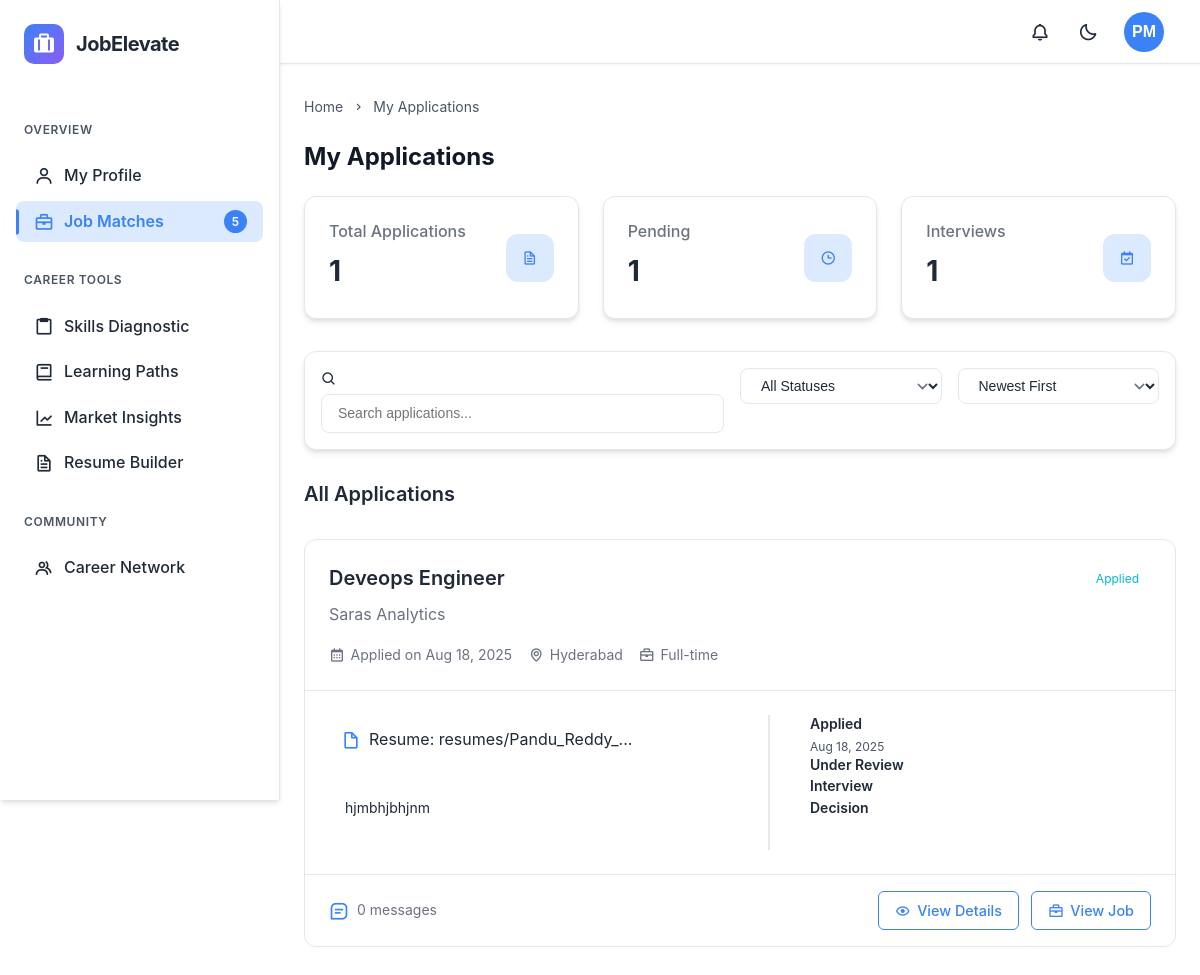
Screenshot of /jobs/applications/ (signed in) with the database file from the repository.
### recruiter/models.py (models this page shows, shortened)
class Application(models.Model):
    APPLICATION_STATUS_CHOICES = [
        ('Applied', 'Applied'),
        ('Shortlisted', 'Shortlisted'),
        ('Rejected', 'Rejected'),
        ('Interview', 'Interview'),
        ('Offered', 'Offered'),
        ('Hired', 'Hired'),
    ]
    job = models.ForeignKey(
        Job,
        on_delete=models.CASCADE,
        related_name='applications'
    )
    applicant = models.ForeignKey(
        settings.AUTH_USER_MODEL,
        on_delete=models.CASCADE,
        related_name='applications',
        limit_choices_to={'user_type__in': ['student', 'professional']}
    )
    status = models.CharField(
        _('application status'),
        max_length=20,
        choices=APPLICATION_STATUS_CHOICES,
        default='Applied'
    )
    match_score = models.IntegerField(_('match score'), default=0)
    cover_letter = models.TextField(_('cover letter'), blank=True, null=True)
    resume = models.FileField(_('resume'), upload_to='resumes/', blank=True, null=True)
    applied_at = models.DateTimeField(auto_now_add=True)
    updated_at = models.DateTimeField(auto_now=True)
    class Meta:
        ordering = ['-applied_at']
        unique_together = ('job', 'applicant')
        verbose_name = _('application')
        verbose_name_plural = _('applications')

class Job(models.Model):
    JOB_STATUS_CHOICES = [
        ('Open', 'Open'),
        ('Closed', 'Closed'),
        ('Paused', 'Paused'),
        ('Filled', 'Filled'),
    ]
    JOB_TYPE_CHOICES = [
        ('Full-time', 'Full-time'),
        ('Part-time', 'Part-time'),
        ('Internship', 'Internship'),
        ('Remote', 'Remote'),
        ('Contract', 'Contract'),
        ('Freelance', 'Freelance'),
    ]
    title = models.CharField(_('job title'), max_length=255)
    company = models.CharField(_('company'), max_length=255)
    location = models.CharField(_('location'), max_length=255)
    job_type = models.CharField(_('job type'), max_length=50, choices=JOB_TYPE_CHOICES)
    salary = models.CharField(_('salary range'), max_length=100, blank=True, null=True)
    experience = models.IntegerField(_('experience required (years)'), default=0)
    description = models.TextField(_('job description'))
    requirements = models.TextField(_('job requirements'), blank=True, null=True)
    status = models.CharField(_('job status'), max_length=10, choices=JOB_STATUS_CHOICES, default='Open')
    skills = models.JSONField(_('required skills'), default=list)
    created_at = models.DateTimeField(auto_now_add=True)
    updated_at = models.DateTimeField(auto_now=True)
    posted_by = models.ForeignKey(
        settings.AUTH_USER_MODEL,
        on_delete=models.CASCADE,
        related_name='posted_jobs',
        limit_choices_to={'user_type': 'recruiter'}
    )
    class Meta:
        ordering = ['-created_at']
        verbose_name = _('job')
        verbose_name_plural = _('jobs')

### jobs/views.py (the view)
# urls.py: path('applications/', views.my_applications, name='my_applications'),
@login_required
def my_applications(request):
    applications = Application.objects.filter(applicant=request.user).order_by('-applied_at')
    context = {
        'applications': applications,
    }
    return render(request, 'jobs/my_applications.html', context)

### accounts/models.py (called while the page is built)
    def get_skills_list(self):
        return [skill.strip() for skill in self.technical_skills.split(',')] if self.technical_skills else []

### backend/context_processors.py (called while the page is built)
def user_initials(request):
    if request.user.is_authenticated:
        full_name = request.user.full_name.strip() if request.user.full_name else ""
        name_parts = full_name.split()
        if len(name_parts) >= 2:
            initials = name_parts[0][0].upper() + name_parts[-1][0].upper()
        elif len(name_parts) == 1:
            initials = name_parts[0][0].upper()
        else:
            initials = "US"
    else:
        initials = "US"
    return {
        'user_initials': initials
    }

### dashboard/context_processors.py (called while the page is built)
def dashboard_context(request):
    context = {}
    if request.user.is_authenticated:
        user = request.user
        full_name = user.full_name.strip() if user.full_name else ""
        name_parts = full_name.split()
        if len(name_parts) >= 2:
            initials = name_parts[0][0].upper() + name_parts[-1][0].upper()
        elif len(name_parts) == 1:
            initials = name_parts[0][0].upper()
        else:
            initials = "US"
        job_match_count = user.get_job_matches_count()
        context.update({
            'user_initials': initials,
            'job_match_count': job_match_count,
        })
    return context

### jobs/templates/jobs/my_applications.html (shortened to what this page needs)
{% extends 'dashboard/base.html' %}
{% load static %}
{% block content %}
<div class="breadcrumb">
    <div class="breadcrumb-item">
        <a href="{% url 'dashboard:home' %}" class="breadcrumb-link">Home</a>
        <i class='bx bx-chevron-right'></i>
    </div>
    <div class="breadcrumb-item">
        <span>My Applications</span>
    </div>
</div>
<div class="page-content-header">
    <h1 class="page-title">My Applications</h1>
</div>
<div class="stats-container">
    <div class="stat-card">
        <div class="stat-card-content">
            <h3 class="stat-card-title">Total Applications</h3>
            <p class="stat-card-value">{{ applications|length }}</p>
        </div>
        <div class="stat-card-icon">
            <i class='bx bx-file'></i>
        </div>
    </div>
    {% with pending_applications=applications|dictsortreversed:"applied_at"|dictsort:"status"|first %}
    <div class="stat-card">
        <div class="stat-card-content">
            <h3 class="stat-card-title">Pending</h3>
            <p class="stat-card-value">{{ applications|dictsort:"status"|dictsortreversed:"applied_at"|length }}</p>
        </div>
        <div class="stat-card-icon">
            <i class='bx bx-time'></i>
        </div>
    </div>
    {% endwith %}
    <div class="stat-card">
        <div class="stat-card-content">
            <h3 class="stat-card-title">Interviews</h3>
            <p class="stat-card-value">{{ applications|dictsort:"status"|dictsortreversed:"applied_at"|length }}</p>
        </div>
        <div class="stat-card-icon">
            <i class='bx bx-calendar-check'></i>
        </div>
    </div>
</div>
<div class="controls-section">
    <div class="search-filter">
        <div class="input-with-icon">
            <i class='bx bx-search'></i>
            <input type="text" id="application-search" placeholder="Search applications..." class="form-control">
        </div>
    </div>
    <div class="filter-options">
        <select id="status-filter" class="form-control">
            <option value="all">All Statuses</option>
        </select>
    </div>
    <div class="sort-options">
        <select id="sort-by" class="form-control">
            <option value="newest">Newest First</option>
        </select>
    </div>
</div>
<div class="content-section">
    <div class="section-header">
        <h2 class="section-title">All Applications</h2>
    </div>
    {% if applications %}
    <div class="applications-container">
        {% for application in applications %}
        <div class="application-card" data-status="{{ application.status|lower }}">
            <div class="application-header">
                <div class="application-title-row">
                    <h3 class="application-job-title">{{ application.job.title }}</h3>
                    <span class="application-status status-{{ application.status|lower }}">
                        {{ application.status }}
                    </span>
                </div>
                <div class="application-company">
                    {{ application.job.company }}
                </div>
                <div class="application-meta">
                    <span class="application-date">
                        <i class='bx bx-calendar'></i>
                        Applied on {{ application.applied_at|date:"M d, Y" }}
                    </span>
                    <span class="application-location">
                        <i class='bx bx-map'></i>
                        {{ application.job.location }}
                    </span>
                    <span class="application-type">
                        <i class='bx bx-briefcase'></i>
                        {{ application.job.job_type }}
                    </span>
                </div>
            </div>
            <div class="application-body">
                <div class="application-details">
                    {% if application.resume %}
                    <div class="resume-preview">
                        <i class='bx bx-file-blank'></i>
                        <span>Resume: {{ application.resume.name|slice:"20" }}{% if application.resume.name|length > 20 %}...{% endif %}</span>
                    </div>
                    {% endif %}
                    {% if application.cover_letter %}
                    <div class="cover-letter-preview">
                        <p>{{ application.cover_letter|slice:"150" }}{% if application.cover_letter|length > 150 %}...{% endif %}</p>
                    </div>
                    {% endif %}
                </div>
                <div class="application-timeline">
                    <div class="timeline-item {% if application.status != 'Applied' %}completed{% endif %}">
                        <div class="timeline-marker"></div>
                        <div class="timeline-content">
                            <h4 class="timeline-title">Applied</h4>
                            <p class="timeline-date">{{ application.applied_at|date:"M d, Y" }}</p>
                        </div>
                    </div>
                    <div class="timeline-item {% if application.status == 'Under Review' or application.status == 'Interview' or application.status == 'Offered' or application.status == 'Hired' %}completed{% endif %}">
                        <div class="timeline-marker"></div>
                        <div class="timeline-content">
                            <h4 class="timeline-title">Under Review</h4>
                        </div>
                    </div>
                    <div class="timeline-item {% if application.status == 'Interview' or application.status == 'Offered' or application.status == 'Hired' %}completed{% endif %}">
                        <div class="timeline-marker"></div>
                        <div class="timeline-content">
                            <h4 class="timeline-title">Interview</h4>
                        </div>
                    </div>
                    <div class="timeline-item {% if application.status == 'Offered' or application.status == 'Hired' %}completed{% endif %}">
                        <div class="timeline-marker"></div>
                        <div class="timeline-content">
                            <h4 class="timeline-title">Decision</h4>
                        </div>
                    </div>
                </div>
            </div>
            <div class="application-footer">
                <div class="application-messages">
                    <i class='bx bx-message-square-detail'></i>
                    <span>{{ application.messages.count }} {% if application.messages.count == 1 %}message{% else %}messages{% endif %}</span>
                </div>
                <div class="application-actions">
                    <a href="{% url 'jobs:application_detail' application_id=application.id %}" class="btn btn-outline">
                        <i class='bx bx-show'></i>
                        View Details
                    </a>
                    <a href="{% url 'jobs:job_detail' job_id=application.job.id %}" class="btn btn-outline">
                        <i class='bx bx-briefcase'></i>
                        View Job
                    </a>
                </div>
            </div>
        </div>
        {% endfor %}
    </div>
    {% endif %}
</div>
{% endblock %}

### jobs/templates/jobs/my_applications.html (style rules this page uses)
[data-theme="light"] { --stat-card-bg: var(--card-bg); --stat-icon-bg: var(--primary-light); --timeline-line: var(--border-color); --timeline-dot: var(--primary-color); --status-bg-opacity: 0.1; }
.stats-container { display: grid; grid-template-columns: repeat(auto-fill, minmax(240px, 1fr)); gap: 1.5rem; margin-bottom: 2rem; }
.stat-card { background-color: var(--stat-card-bg); border: 1px solid var(--border-color); border-radius: 0.75rem; padding: 1.5rem; display: flex; justify-content: space-between; align-items: center; box-shadow: var(--shadow); transition: transform 0.2s, box-shadow 0.2s; }
.stat-card-content { flex: 1; }
.stat-card-title { font-size: 1rem; color: var(--text-muted); margin-bottom: 0.5rem; font-weight: 500; }
.stat-card-value { font-size: 1.75rem; font-weight: 700; color: var(--text-primary); margin: 0; }
.stat-card-icon { width: 48px; height: 48px; border-radius: 12px; background-color: var(--stat-icon-bg); display: flex; align-items: center; justify-content: center; color: var(--primary-color); }
.controls-section { display: flex; flex-wrap: wrap; gap: 1rem; margin-bottom: 2rem; background-color: var(--card-bg); border: 1px solid var(--border-color); border-radius: 0.75rem; padding: 1rem; box-shadow: var(--shadow); }
.search-filter { flex: 2; min-width: 250px; }
.filter-options, .sort-options { flex: 1; min-width: 150px; }
.applications-container { display: flex; flex-direction: column; gap: 1.5rem; }
.application-card { background-color: var(--card-bg); border: 1px solid var(--border-color); border-radius: 0.75rem; color: var(--text-color); }
.application-header { padding: 1.5rem; border-bottom: 1px solid var(--border-color); }
.application-title-row { display: flex; justify-content: space-between; align-items: center; margin-bottom: 0.5rem; }
.application-job-title { font-size: 1.25rem; font-weight: 600; margin: 0; color: var(--text-primary); }
.application-status { padding: 0.35rem 0.75rem; border-radius: 2rem; font-size: 0.75rem; }
.status-applied { background-color: rgba(var(--info-color), var(--status-bg-opacity)); color: var(--info-color); }
.application-company { font-size: 1rem; color: var(--text-muted); margin-bottom: 1rem; }
.application-meta { display: flex; flex-wrap: wrap; gap: 1rem; }
.application-meta span { display: flex; align-items: center; gap: 0.35rem; font-size: 0.875rem; color: var(--text-muted); }
.application-meta i { font-size: 1rem; }
.application-body { padding: 1.5rem; display: grid; grid-template-columns: 1fr 1fr; gap: 1.5rem; }
.resume-preview { display: flex; align-items: center; gap: 0.5rem; padding: 0.75rem; background-color: var(--bg-light); border-radius: 0.5rem; margin-bottom: 1rem; }
.resume-preview i { font-size: 1.25rem; color: var(--primary-color); }
.cover-letter-preview { background-color: var(--bg-light); border-radius: 0.5rem; padding: 1rem; font-size: 0.875rem; color: var(--text-muted); line-height: 1.5; max-height: 120px; overflow: hidden; position: relative; }
.cover-letter-preview:after { content: ''; position: absolute; bottom: 0; left: 0; right: 0; height: 30px; background: linear-gradient(transparent, var(--bg-light)); }
.application-timeline { border-left: 2px solid var(--timeline-line); padding-left: 1.5rem; margin-left: 1rem; }
.timeline-item { display: flex; gap: 0.75rem; align-items: flex-start; }
.timeline-marker { background-color: var(--timeline-dot); border: 2px solid var(--card-bg); }
.timeline-content { color: var(--text-color); }
.timeline-title { font-size: 0.875rem; font-weight: 600; margin: 0 0 0.25rem; color: var(--text-primary); }
.timeline-date { font-size: 0.75rem; color: var(--text-light); margin: 0; }
.application-footer { padding: 1rem 1.5rem; border-top: 1px solid var(--border-color); display: flex; justify-content: space-between; align-items: center; }
.application-messages { display: flex; align-items: center; gap: 0.5rem; color: var(--text-muted); font-size: 0.875rem; }
.application-messages i { font-size: 1.25rem; color: var(--primary-color); }
.application-actions { display: flex; gap: 0.75rem; }
.application-actions .btn { padding: 0.5rem 1rem; font-size: 0.9rem; border-radius: 6px; border: 1px solid var(--primary-color); color: var(--primary-color); background-color: #fff; display: inline-flex; align-items: center; gap: 0.4rem; transition: all 0.2s ease; text-decoration: none; font-weight: 500; }
.application-actions .btn i { font-size: 1rem; }

### rows the page displays
Application: job "Deveops Engineer", status "Applied", job.company "Saras Analytics", applied_at "Aug 18, 2025", job.location "Hyderabad", job.job_type "Full-time", resume.name "resumes/Pandu_Reddy_", cover_letter "hjmbhjbhjnm", messages.count "0"

### other values shown
{{ job_match_count }} "5"
{{ user_initials }} "PM"
{{ applications|length }} "1"
{{ applications|dictsort:"status"|dictsortreversed:"applied_at"|length }} "1"
